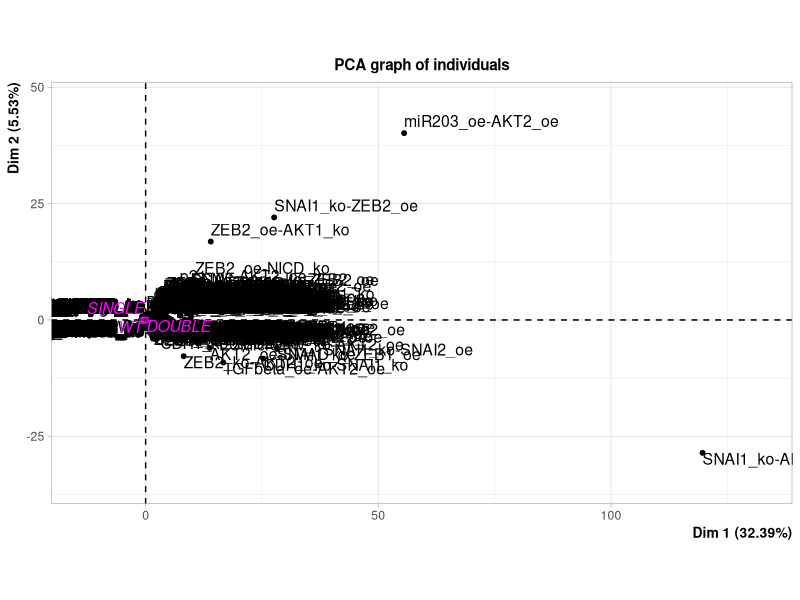
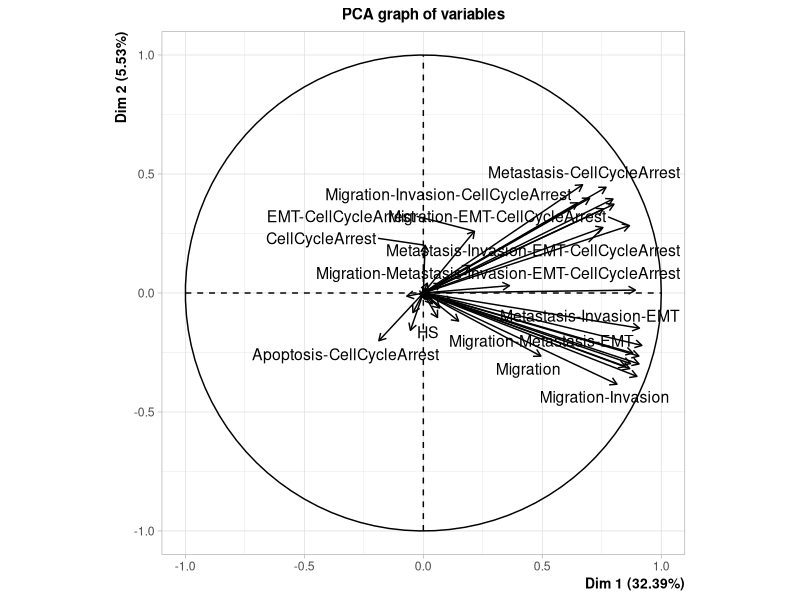
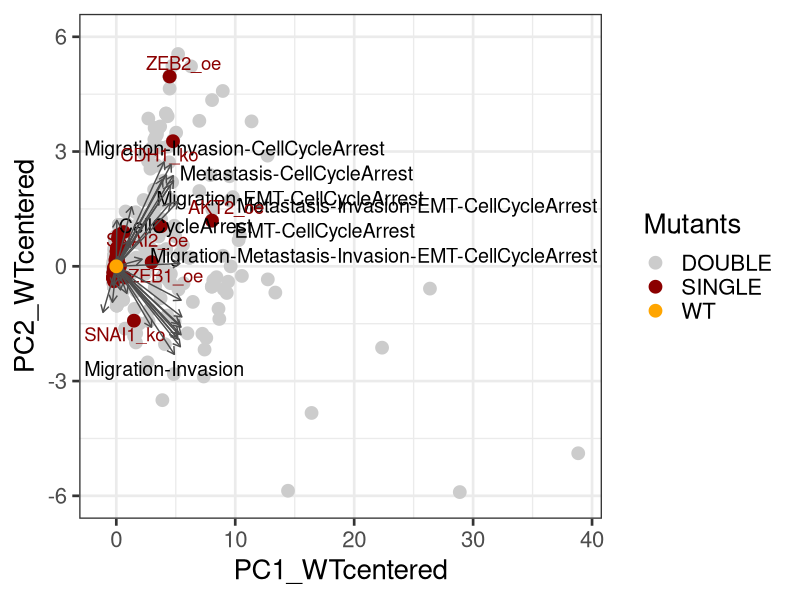
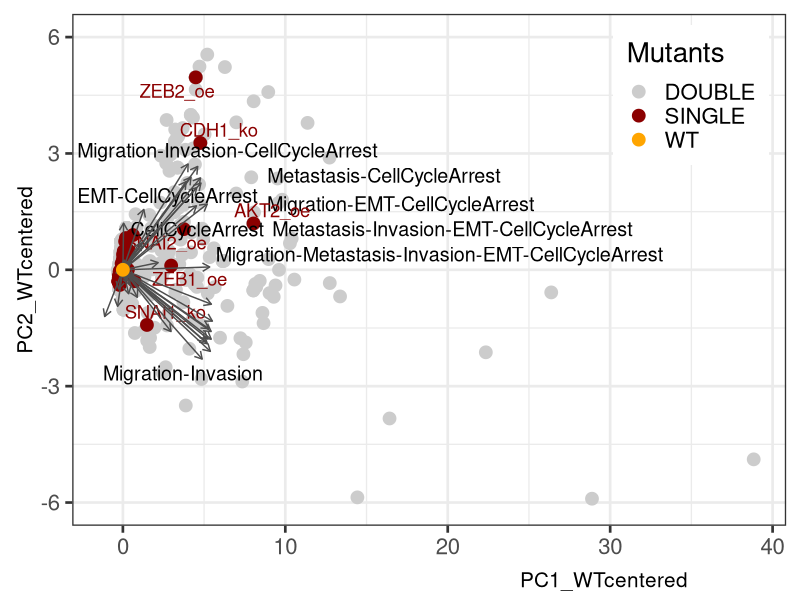
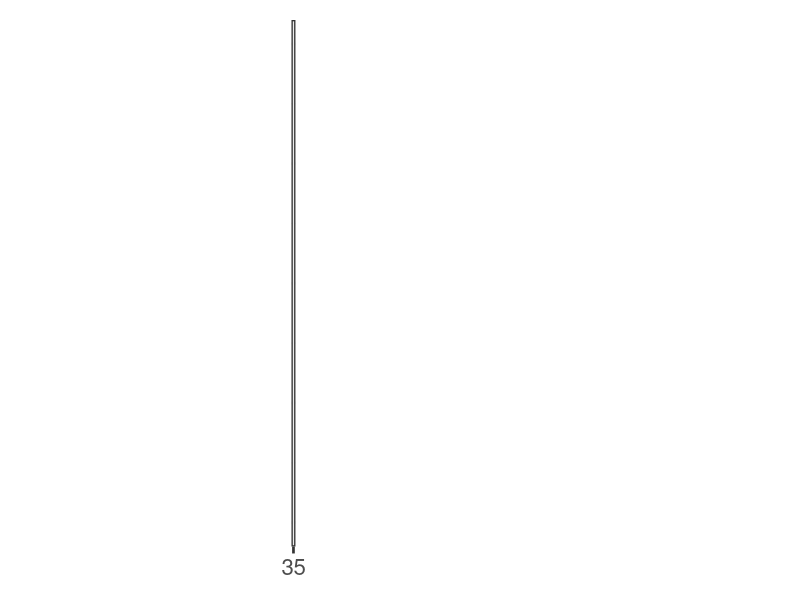
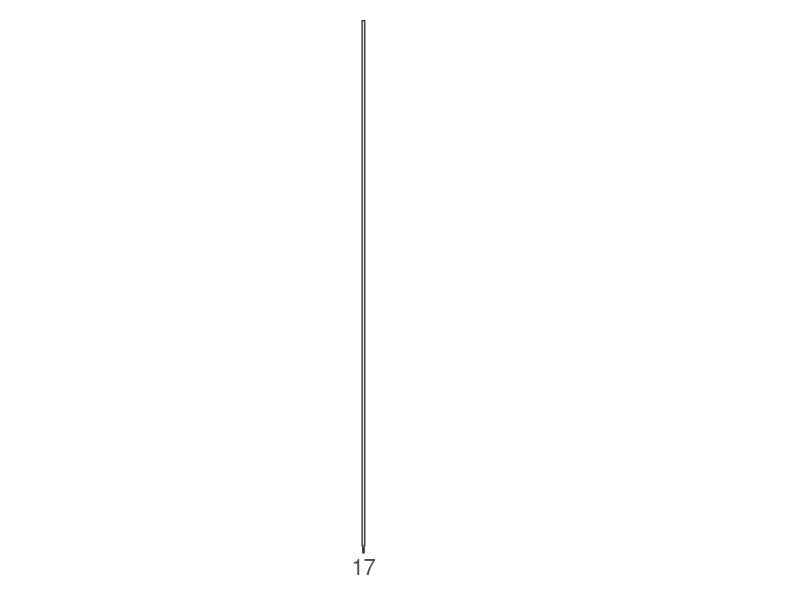

The R source for these figures, in order: (Note: this script raises an error after producing the figures.)
rm(list=ls(all=TRUE)) 
# import data ----
a1<- read.table("./ginsimout_norm.xls", header = TRUE, sep="\t", row.names = 1, stringsAsFactors=FALSE)
a2<-a1[,-c(2:5,ncol(a1))]
colnames(a2)[2]<-"HS"
colnames(a2)<-gsub(".","-", colnames(a2),fixed = T)
rownames(a2)<-sub("^_","WT",rownames(a2),perl = F)
rownames(a2)<-sub("__","-",rownames(a2),perl = F)

# PCA on genetic interactions ----
# Adapted from ggFactoPlot.R - Plotting the output of FactoMineR's PCA using ggplot2, credit to benmarwick
# https://gist.github.com/benmarwick/2139672
library(FactoMineR)
library(ggplot2)
library(ggrepel)

# - all phenotypes
a3<-a2
# - only single phenotypes
# a3<-a2[,!grepl("-", colnames(a2),fixed=T)]

# following two options are specific to Cohen et al's model
# - 4 combined phenotypes
# pattern <- c("^TYPE","^Apoptosis-CellCycleArrest$","^Migration-Metastasis-Invasion-EMT-CellCycleArrest$","^HS$","^EMT-CellCycleArrest$")
# a3 <- a2[,(grep(paste(pattern,collapse="|"), colnames(a2), value=TRUE))]
# - single phenotypes + 4 combined phenotypes
# pattern <- c("^Apoptosis-CellCycleArrest$","^Migration-Metastasis-Invasion-EMT-CellCycleArrest$","^HS$","^EMT-CellCycleArrest$")
# a3<-cbind(a2[,!grepl("-", colnames(a2),fixed=T)],a2[,(grep(paste(pattern,collapse="|"), colnames(a2), value=TRUE))])
# a3<- a3[, !duplicated(colnames(a3))]

# compute PCA
res.pca <- PCA(a3, quali.sup=1)

# extract some parts for plotting
PC1 <- res.pca$ind$coord[,1]-res.pca$ind$coord["WT",1]
PC2 <- res.pca$ind$coord[,2]-res.pca$ind$coord["WT",2]
labs <- rownames(res.pca$ind$coord)
PCs <- data.frame(cbind(PC1,PC2))
rownames(PCs) <- labs
# PCs["WT",]

# extract variables
vPC1 <- res.pca$var$coord[,1]
vPC2 <- res.pca$var$coord[,2]
vlabs <- rownames(res.pca$var$coord)
vPCs <- data.frame(cbind(vPC1,vPC2))
rownames(vPCs) <- vlabs
colnames(vPCs) <- colnames(PCs)

# using categories on PCA
PCcat<-merge(PCs, res.pca$call$quali.sup$quali.sup, by="row.names")
rownames(PCcat) <- PCcat$Row.names
PCcat$Row.names <- NULL


# plotting:
cols <- c("DOUBLE"="grey80","SINGLE"="dark red","WT"="orange", "repel"=NA)
vPCs2<-vPCs*6

# - general look of the phenotypes: 
# doing legend:
D<-subset(PCcat, TYPE=="DOUBLE")
S<-subset(PCcat, TYPE=="SINGLE")
W<-subset(PCcat, TYPE=="WT")
S2<-S[-3]
Slabel<- subset(S2, PC1>1 | PC2>1 | PC1 <= -1 | PC2<= -1)
PCcat[(PCcat$TYPE=="SINGLE" & (PCcat$PC1>1 | PCcat$PC2>1 | PCcat$PC1 <= -1 | PCcat$PC2<= -1)),]
D2<-D[-which.max(D$PC1),]
D2<-D2[-which.max(D2$PC1),]
PCcat2<-PCcat[!(tail(sort(PCcat$PC1),2)[1]==PCcat$PC1 | tail(sort(PCcat$PC1),2)[2]==PCcat$PC1),]
PCcat3<-PCcat[tail(sort(PCcat$PC1),2)[1]==PCcat$PC1 | tail(sort(PCcat$PC1),2)[2]==PCcat$PC1,]
p<-ggplot()+ theme_bw(base_size = 20) +
  geom_point(aes(x=PCcat2[PCcat2$TYPE=="DOUBLE",]$PC1,y=PCcat2[PCcat2$TYPE=="DOUBLE",]$PC2, colour="DOUBLE"),size=4)+
  geom_point(aes(x=PCcat2[PCcat2$TYPE=="SINGLE",]$PC1,y=PCcat2[PCcat2$TYPE=="SINGLE",]$PC2, colour="SINGLE"),size=4)+
  geom_text_repel(data=vPCs2, aes(x=vPCs2$PC1,y=vPCs2$PC2,label=rownames(vPCs2)), size=5, colour="black",segment.color=NA)+
  geom_text_repel(aes(x=PCcat2[(PCcat2$TYPE=="SINGLE" & (PCcat2$PC1>1 | PCcat2$PC2>1 | PCcat2$PC1 <= -1 | PCcat2$PC2<= -1)),]$PC1,y=PCcat2[(PCcat2$TYPE=="SINGLE" & (PCcat2$PC1>1 | PCcat2$PC2>1 | PCcat2$PC1 <= -1 | PCcat2$PC2<= -1)),]$PC2,label=rownames(PCcat2[(PCcat2$TYPE=="SINGLE" & (PCcat2$PC1>1 | PCcat2$PC2>1 | PCcat2$PC1 <= -1 | PCcat2$PC2<= -1)),])), size=4.7, colour="dark red",segment.color=NA) +
  geom_segment(data=vPCs2, aes(x = 0, y = 0, xend = vPCs2$PC1, yend = vPCs2$PC2), arrow = arrow(length = unit(1/2, 'picas')), color = "grey30") +
  geom_point(aes(x=PCcat2[PCcat2$TYPE=="WT",]$PC1,y=PCcat2[PCcat2$TYPE=="WT",]$PC2, colour="WT"),size=4) +
  scale_colour_manual(name="Mutants",values=cols) +
  scale_y_continuous(limits=c(-6, 6)) +
  ylab("PC2_WTcentered") + xlab("PC1_WTcentered") 
p

# - following is to make the figure of Cohen et al's single phenotypes:
# doing legend:
D<-subset(PCcat, TYPE=="DOUBLE")
S<-subset(PCcat, TYPE=="SINGLE")
W<-subset(PCcat, TYPE=="WT")
S2<-S[-3]
Slabel<- subset(S2, PC1>1 | PC2>1 | PC1 <= -1 | PC2<= -1)
PCcat[(PCcat$TYPE=="SINGLE" & (PCcat$PC1>1 | PCcat$PC2>1 | PCcat$PC1 <= -1 | PCcat$PC2<= -1)),]
D2<-D[-which.max(D$PC1),]
D2<-D2[-which.max(D2$PC1),]
PCcat2<-PCcat[!(tail(sort(PCcat$PC1),2)[1]==PCcat$PC1 | tail(sort(PCcat$PC1),2)[2]==PCcat$PC1),]
PCcat3<-PCcat[tail(sort(PCcat$PC1),2)[1]==PCcat$PC1 | tail(sort(PCcat$PC1),2)[2]==PCcat$PC1,]
p<-ggplot()+ theme_bw(base_size = 20) +
  geom_point(aes(x=PCcat2[PCcat2$TYPE=="DOUBLE",]$PC1,y=PCcat2[PCcat2$TYPE=="DOUBLE",]$PC2, colour="DOUBLE"),size=4)+
  geom_point(aes(x=PCcat2[PCcat2$TYPE=="SINGLE",]$PC1,y=PCcat2[PCcat2$TYPE=="SINGLE",]$PC2, colour="SINGLE"),size=4)+
  geom_text_repel(data=vPCs2, aes(x=vPCs2$PC1,y=vPCs2$PC2,label=rownames(vPCs2)), size=5, colour="black",segment.color=NA)+
  geom_text_repel(aes(x=PCcat2[(PCcat2$TYPE=="SINGLE" & (PCcat2$PC1>1 | PCcat2$PC2>1 | PCcat2$PC1 <= -1 | PCcat2$PC2<= -1)),]$PC1,y=PCcat2[(PCcat2$TYPE=="SINGLE" & (PCcat2$PC1>1 | PCcat2$PC2>1 | PCcat2$PC1 <= -1 | PCcat2$PC2<= -1)),]$PC2,label=rownames(PCcat2[(PCcat2$TYPE=="SINGLE" & (PCcat2$PC1>1 | PCcat2$PC2>1 | PCcat2$PC1 <= -1 | PCcat2$PC2<= -1)),])), size=4.7, colour="dark red",segment.color=NA) +
  geom_segment(data=vPCs2, aes(x = 0, y = 0, xend = vPCs2$PC1, yend = vPCs2$PC2), arrow = arrow(length = unit(1/2, 'picas')), color = "grey30") +
  geom_point(aes(x=PCcat2[PCcat2$TYPE=="WT",]$PC1,y=PCcat2[PCcat2$TYPE=="WT",]$PC2, colour="WT"),size=4) +
  scale_colour_manual(name="Mutants",values=cols) +
  scale_y_continuous(limits=c(-6, 6)) +
  ylab("PC2_WTcentered") + xlab("PC1_WTcentered") + 
  theme(axis.title.x = element_text(size = 15, vjust=-.2, hjust = .82),axis.title.y = element_text(size = 15, vjust=0.3),legend.justification=c(0.97, 0.97), legend.position=c(0.97, 0.97))
p

p2<-ggplot()+ theme_bw(base_size = 20) +
  geom_point(aes(x=PCcat3[PCcat3$TYPE=="DOUBLE",][1,]$PC1,y=PCcat3[PCcat3$TYPE=="DOUBLE",][1,]$PC2, colour="DOUBLE"),size=4)+
  scale_colour_manual(name="Mutants",values=cols) +
  scale_x_continuous(limits=c(35), breaks = c(35)) +
  scale_y_continuous(limits=c(-6, 6)) +
  coord_fixed(ratio = 1) +
  theme(legend.position="none",axis.title.x = element_blank(), axis.title.y = element_blank(),axis.ticks.y = element_blank(),axis.text.y=element_blank(),plot.margin = unit(c(1,1,1,-10), "lines"))
p2
p3<-ggplot()+ theme_bw(base_size = 20) +
  geom_point(aes(x=PCcat3[PCcat3$TYPE=="DOUBLE",][2,]$PC1,y=PCcat3[PCcat3$TYPE=="DOUBLE",][2,]$PC2, colour="DOUBLE"),size=4)+
  scale_colour_manual(name="Mutants",values=cols) +
  scale_x_continuous(limits=c(17), breaks = c(17)) +
  scale_y_continuous(limits=c(-6, 6)) +
  coord_fixed(ratio = 1) +
  theme(legend.position="none",axis.title.x = element_blank(), axis.title.y = element_blank(),axis.ticks.y = element_blank(),axis.text.y=element_blank(),plot.margin = unit(c(1,1,1,-3), "lines"))
p3
dev.off()

# - following is to make the figure of Cohen et al's complex phenotypes:
radius<-1

# looking for highlight certain epistatic pairs: AKT2 gain of function with SNAI1, SNAI2 and TWIST1 gain of functions and NICD gain of function with SMAD, SNAI1 and TGFbeta gain of functions
# SNAI1_oe__AKT2_oe, SNAI2_oe__AKT2_oe, TWIST1_oe__AKT2_oe, SMAD_oe__NICD_oe, SNAI1_oe__NICD_oe, TGFbeta_oe__NICD_oe
pattern<-c("SNAI1_oe-AKT2_oe", "SNAI2_oe-AKT2_oe", "TWIST1_oe-AKT2_oe", "NICD_oe-SMAD_oe", "SMAD_oe-NICD_oe", "SNAI1_oe-NICD_oe", "TGFbeta_oe-NICD_oe")
epistatic_pairs <- PCcat[grepl(paste0(pattern,collapse = "|"), rownames(PCcat)),]
epistatic_pairs$col<-"grey40"
pattern<-c("^TGFbeta_oe$","^NICD_oe$","^SMAD_oe$")
S<-unique(rbind(PCcat[PCcat$TYPE=="SINGLE" & (PCcat$PC1>radius | PCcat$PC1 <= -radius) & (PCcat$PC2>radius | PCcat$PC2<= -radius),],PCcat[grepl(paste0(pattern,collapse = "|"), rownames(PCcat)),]))
S$col<-"dark red"
S_epis<-rbind(S,epistatic_pairs)

p<-ggplot()+ theme_bw(base_size = 20) +
  geom_point(aes(x=PCcat[PCcat$TYPE=="DOUBLE",]$PC1,y=PCcat[PCcat$TYPE=="DOUBLE",]$PC2, colour="DOUBLE"),size=4)+
  geom_point(aes(x=PCcat[PCcat$TYPE=="SINGLE",]$PC1,y=PCcat[PCcat$TYPE=="SINGLE",]$PC2, colour="SINGLE"),size=4)+
  geom_text_repel(data=vPCs2, aes(x=vPCs2$PC1,y=vPCs2$PC2,label=c("HS","Apoptosis\n--CellCycleArrest","EMT\n--CellCycleArrest","Migration--Metastasis\n--Invasion--EMT\n--CellCycleArrest")), size=5, colour="black",segment.color=NA)+
  geom_text_repel(data=S_epis, aes(x=S_epis$PC1,y=S_epis$PC2,label=rownames(S_epis)), size=4.7, colour=S_epis$col,min.segment.length = unit(0, "lines"))+
    geom_segment(data=vPCs2, aes(x = 0, y = 0, xend = vPCs2$PC1, yend = vPCs2$PC2), arrow = arrow(length = unit(1/2, 'picas')), color = "grey30") +
  geom_point(aes(x=PCcat[PCcat$TYPE=="WT",]$PC1,y=PCcat[PCcat$TYPE=="WT",]$PC2, colour="WT"),size=4) +
  scale_colour_manual(name="Mutants",values=cols) +
  ylab("PC2_WTcentered") + xlab("PC1_WTcentered") +
  theme(axis.title.x = element_text(size = 15),axis.title.y = element_text(size = 15),legend.justification=c(0.97, 0.97), legend.position=c(0.97, 0.97))
p

png("PCA_on_genetic_interactions_CombinedPhe.png", width = 12, height = 10, units = 'in', res = 400)
p
dev.off()

# cowplot
library(cowplot)
png("PCA_on_genetic_interactions_PurePhe.png", width = 12, height = 10, units = 'in', res = 400)
plot_grid(p,p3,p2, ncol = 3, align = 'h',rel_widths = c(5,1,1))
dev.off()

# Histogram on genetic interactions per phenotypes ----
library(ggplot2)
library(scales)

a4<-a2[,-c(1)]
WT<-a4[which(rownames(a4)=="WT"),]
  
ratio<-scale(as.matrix(a4), center=FALSE, scale=as.matrix(WT))
ratio<-as.data.frame(ratio[order(rownames(ratio)), ])
ratio_1<-scale(as.matrix(a4+1), center=FALSE, scale=as.matrix(WT+1))
ratio_1<-as.data.frame(ratio_1[order(rownames(ratio_1)), ])

## draw histograms
pdf("Epistasis_ratio_phenotypes_histograms.pdf",onefile=T)
# HS
ag<-ggplot_build(ggplot(ratio, aes(x = HS)) + geom_histogram())
col <- rep("grey", 30)
col[findInterval((ratio[(which(rownames(ratio)=="WT")),])$HS, ag$data[[1]]$xmin)]<-"dark red"
ggplot(ratio, aes(x = HS)) + geom_histogram(bins = 30, fill=col, col="white",aes(y = (..count..)/sum(..count..))) + scale_y_continuous(labels=percent,breaks = pretty_breaks(10)) + scale_x_continuous(labels=comma,breaks = pretty_breaks(10)) +labs(x = "Homeostatic phenotype ratio mutant / WT", y = "Percentage")

# Invasion/EMT/CellCycleArrest -- is 0 in WT
# ag<-ggplot_build(ggplot(ratio, aes(x = Invasion.EMT.CellCycleArrest)) + geom_histogram())
# col <- rep("grey", 30)
# col[findInterval((ratio[(which(rownames(ratio)=="WT")),])$Invasion.EMT.CellCycleArrest, ag$data[[1]]$xmin)]<-"dark red"
# ggplot(ratio, aes(x = Invasion.EMT.CellCycleArrest)) + geom_histogram(bins = 30, fill=col, col="white",aes(y = (..count..)/sum(..count..))) + scale_y_continuous(labels=percent,breaks = pretty_breaks(10)) + scale_x_continuous(labels=comma,breaks = pretty_breaks(10)) +labs(x = "Invasion/EMT/CellCycleArrest phenotype ratio mutant / WT", y = "Percentage")

# Apoptosis.CellCycleArrest
ag<-ggplot_build(ggplot(ratio, aes(x = Apoptosis.CellCycleArrest)) + geom_histogram())
col <- rep("grey", 30)
col[findInterval((ratio[(which(rownames(ratio)=="WT")),])$Apoptosis.CellCycleArrest, ag$data[[1]]$xmin)]<-"dark red"
ggplot(ratio, aes(x = Apoptosis.CellCycleArrest)) + geom_histogram(bins = 30, fill=col, col="white",aes(y = (..count..)/sum(..count..))) + scale_y_continuous(labels=percent,breaks = pretty_breaks(10)) + scale_x_continuous(labels=comma,breaks = pretty_breaks(10)) +labs(x = "Apoptosis/CellCycleArrest phenotype ratio mutant / WT", y = "Percentage")

# Migration/Metastasis/Invasion/EMT/CellCycleArrest
ag<-ggplot_build(ggplot(ratio, aes(x = Migration.Metastasis.Invasion.EMT.CellCycleArrest)) + geom_histogram())
col <- rep("grey", 30)
col[findInterval((ratio[(which(rownames(ratio)=="WT")),])$Migration.Metastasis.Invasion.EMT, ag$data[[1]]$xmin)]<-"dark red"
ggplot(ratio, aes(x = Migration.Metastasis.Invasion.EMT.CellCycleArrest)) + geom_histogram(bins = 30, fill=col, col="white",aes(y = (..count..)/sum(..count..))) + scale_y_continuous(labels=percent,breaks = pretty_breaks(10)) + labs(x = "Migration/Metastasis/Invasion/EMT/CellCycleArrest phenotype ratio mutant / WT", y = "Percentage")
# finding % of WT bin:
bb<-ggplot_build(ggplot(ratio, aes(x = Migration.Metastasis.Invasion.EMT.CellCycleArrest)) + geom_histogram(bins = 30, fill=col, col="white",aes(y = (..count..)/sum(..count..))))
bb$data[[1]]$y[[findInterval((ratio[(which(rownames(ratio)=="WT")),])$Migration.Metastasis.Invasion.EMT.CellCycleArrest, ag$data[[1]]$xmin)]]*100
bb$data[[1]]$y[[1]]*100

metastasis<-ratio[,"Migration.Metastasis.Invasion.EMT.CellCycleArrest",drop=FALSE]
metastasis[rownames(metastasis)=="NICD_oe-AKT2_oe",]
ratio[rownames(ratio)=="NICD_oe-AKT2_oe",]
ratio[rownames(ratio)=="SNAI1_ko-AKT2_oe",]


# EMT.CellCycleArrest
ag<-ggplot_build(ggplot(ratio, aes(x = EMT.CellCycleArrest)) + geom_histogram())
col <- rep("grey", 30)
col[findInterval((ratio[(which(rownames(ratio)=="WT")),])$EMT.CellCycleArrest, ag$data[[1]]$xmin)]<-"dark red"
ggplot(ratio, aes(x = EMT.CellCycleArrest)) + geom_histogram(bins = 30, fill=col, col="white",aes(y = (..count..)/sum(..count..))) + scale_y_continuous(labels=percent,breaks = pretty_breaks(10)) + scale_x_continuous(labels=comma,breaks = pretty_breaks(10)) +labs(x = "EMT/CellCycleArrest phenotype ratio mutant / WT", y = "Percentage")

dev.off()

# Close up on Migration.Metastasis.Invasion.EMT.CellCycleArrest top positive and negative ----
bb<-ggplot_build(ggplot(ratio, aes(x = Migration.Metastasis.Invasion.EMT.CellCycleArrest)) + geom_histogram(bins = 30, fill=col, col="white",aes(y = (..count..)/sum(..count..))))
metastasis_hist<-bb$data[[1]]

toppos<-ratio[ratio$Migration.Metastasis.Invasion.EMT.CellCycleArrest>3,]
toppos$node<-rownames(toppos)
ggplot(toppos, aes(x = node, fill=node)) + geom_histogram(stat="count",col="white") +theme(legend.position="none")

top0<-ratio[ratio$Migration.Metastasis.Invasion.EMT.CellCycleArrest==0,]
top0$node<-rownames(top0)
ggplot(top0, aes(x = node, fill=node)) + geom_histogram(stat="count",col="white") + theme(axis.text.x = element_text(angle = 90, hjust = 1),legend.position="none") + labs(x = "Logical combinations that abolish Migration.Metastasis.Invasion.EMT.CellCycleArrest phenotype",y = "Total counts")
